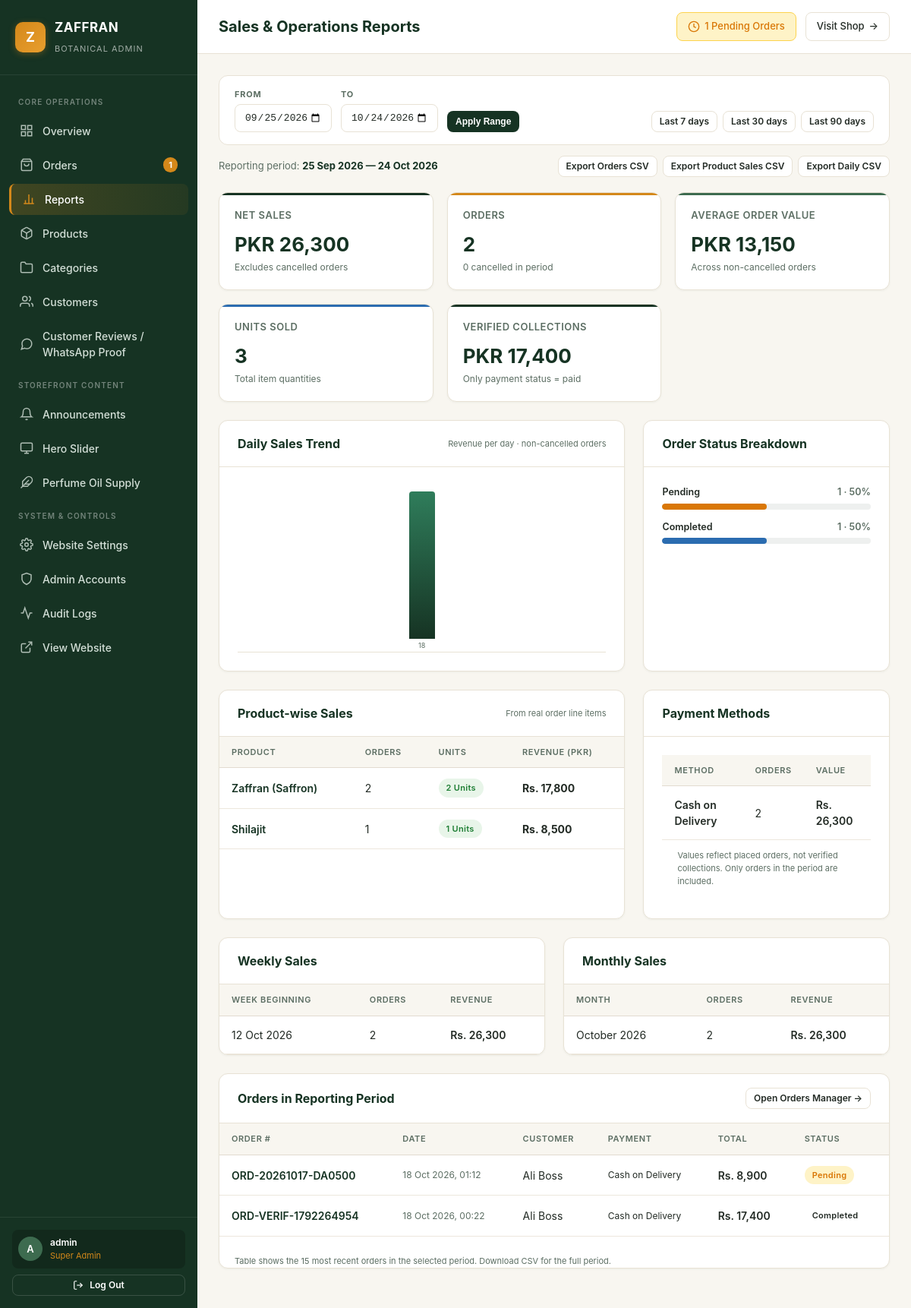
The page /admin/reports.php (signed in) on the database its author committed.
### tables this page shows
CREATE TABLE `orders` (
  `id` int(10) unsigned NOT NULL AUTO_INCREMENT,
  `order_number` varchar(60) NOT NULL,
  `access_token` varchar(64) DEFAULT NULL,
  `idempotency_key` varchar(64) DEFAULT NULL,
  `user_id` int(10) unsigned DEFAULT NULL,
  `customer_name` varchar(150) NOT NULL,
  `customer_email` varchar(191) NOT NULL,
  `customer_phone` varchar(30) NOT NULL,
  `delivery_address` text DEFAULT NULL,
  `city` varchar(100) DEFAULT NULL,
  `province` varchar(100) DEFAULT NULL,
  `postal_code` varchar(30) DEFAULT NULL,
  `subtotal` decimal(12,2) NOT NULL,
  `shipping_fee` decimal(12,2) NOT NULL DEFAULT 0.00,
  `discount_total` decimal(12,2) NOT NULL DEFAULT 0.00,
  `grand_total` decimal(12,2) NOT NULL DEFAULT 0.00,
  `total_amount` decimal(12,2) NOT NULL,
  `payment_method` varchar(50) NOT NULL DEFAULT 'cod',
  `order_status` varchar(50) NOT NULL DEFAULT 'pending',
  `currency` varchar(10) NOT NULL DEFAULT 'PKR',
  `payment_status` varchar(50) NOT NULL DEFAULT 'pending',
  `delivery_address_json` longtext NOT NULL,
  `notes` text DEFAULT NULL,
  `created_at` datetime NOT NULL DEFAULT current_timestamp(),
  `updated_at` datetime NOT NULL DEFAULT current_timestamp() ON UPDATE current_timestamp(),
  PRIMARY KEY (`id`),
  UNIQUE KEY `order_number` (`order_number`),
  UNIQUE KEY `uq_orders_access_token` (`access_token`),
  UNIQUE KEY `uq_orders_idempotency` (`idempotency_key`),
  KEY `idx_order_user` (`user_id`),
  KEY `idx_order_num` (`order_number`),
  CONSTRAINT `orders_ibfk_1` FOREIGN KEY (`user_id`) REFERENCES `users` (`id`)
);

### admin/reports.php (the view, shortened to what the rows shown need)
<?php
$db = getDbConnection();
$today = date('Y-m-d');
$defaultFrom = date('Y-m-d', strtotime('-29 days'));
$fromInput = trim($_GET['from'] ?? $defaultFrom);
$toInput = trim($_GET['to'] ?? $today);
function parseReportDate(string $value): ?string {
    $dt = DateTime::createFromFormat('Y-m-d', $value);
    return ($dt && $dt->format('Y-m-d') === $value) ? $value : null;
}
$from = parseReportDate($fromInput) ?? $defaultFrom;
$to = parseReportDate($toInput) ?? $today;
$paymentStmt = $db->prepare("SELECT payment_method, COUNT(*) AS cnt, COALESCE(SUM(grand_total), 0) AS revenue
    FROM orders WHERE DATE(created_at) BETWEEN ? AND ? AND order_status != 'cancelled'
    GROUP BY payment_method ORDER BY cnt DESC");
$paymentStmt->execute([$from, $to]);
$paymentRows = $paymentStmt->fetchAll();
$recentStmt = $db->prepare("SELECT id, order_number, customer_name, grand_total, order_status, payment_status, payment_method, created_at
    FROM orders WHERE DATE(created_at) BETWEEN ? AND ?
    ORDER BY created_at DESC LIMIT 15");
$recentStmt->execute([$from, $to]);
$recentOrders = $recentStmt->fetchAll();
require_once __DIR__ . '/header.php';
$paymentLabels = ['cod' => 'Cash on Delivery', 'bank_transfer' => 'Manual Bank Transfer'];
?>
<div class="report-grid">
  <div class="admin-card">
    <div class="admin-card-body" style="padding: 0;">
      <div class="table-responsive">
        <table class="admin-table">
          <thead>
            <tr><th>Product</th><th>Orders</th><th>Units</th><th>Revenue (PKR)</th></tr>
          </thead>
        </table>
      </div>
    </div>
  </div>
  <div class="admin-card">
    <div class="admin-card-body">
      <?php if (empty($paymentRows)): ?>
        <div class="report-empty">No payment records in this period.</div>
      <?php else: ?>
        <table class="admin-table">
          <thead><tr><th>Method</th><th>Orders</th><th>Value</th></tr></thead>
        </table>
      <?php endif; ?>
    </div>
  </div>
</div>
<div class="report-grid report-grid-sales">
  <div class="admin-card">
    <div class="admin-card-body" style="padding: 0;">
      <table class="admin-table">
        <thead><tr><th>Week Beginning</th><th>Orders</th><th>Revenue</th></tr></thead>
      </table>
    </div>
  </div>
  <div class="admin-card">
    <div class="admin-card-body" style="padding: 0;">
      <table class="admin-table">
        <thead><tr><th>Month</th><th>Orders</th><th>Revenue</th></tr></thead>
      </table>
    </div>
  </div>
</div>
<div class="admin-card">
  <div class="admin-card-body" style="padding: 0;">
    <div class="table-responsive">
      <table class="admin-table">
        <thead>
          <tr><th>Order #</th><th>Date</th><th>Customer</th><th>Payment</th><th>Total</th><th>Status</th></tr>
        </thead>
        <tbody>
          <?php if (empty($recentOrders)): ?>
            <tr><td colspan="6" class="report-empty-cell">No orders recorded in this period.</td></tr>
          <?php else: ?>
            <?php foreach ($recentOrders as $ord): ?>
              <tr>
                <td><a href="order-details.php?id=<?php echo (int)$ord['id']; ?>" style="font-weight: 600; color: var(--admin-forest); text-decoration: none;"><?php echo htmlspecialchars($ord['order_number']); ?></a></td>
                <td style="font-size: 12px; color: var(--admin-text-muted);"><?php echo date('d M Y, H:i', strtotime($ord['created_at'])); ?></td>
                <td><?php echo htmlspecialchars($ord['customer_name']); ?></td>
                <td style="font-size: 12px;"><?php echo htmlspecialchars($paymentLabels[$ord['payment_method']] ?? ucfirst($ord['payment_method'])); ?></td>
                <td style="font-weight: 600;">Rs. <?php echo number_format((float)$ord['grand_total'], 0); ?></td>
                <td><span class="badge badge-<?php echo htmlspecialchars($ord['order_status']); ?>"><?php echo htmlspecialchars($ord['order_status']); ?></span></td>
              </tr>
            <?php endforeach; ?>
          <?php endif; ?>
        </tbody>
      </table>
    </div>
  </div>
</div>
<?php require_once __DIR__ . '/footer.php'; ?>

### rows shown on the page
orders: order_number "ORD-20261017-DA0500", created_at "18 Oct 2026, 01:12", customer_name "Ali Boss", payment_method "Cash on Delivery", grand_total "8,900", order_status "Pending"
orders: order_number "ORD-VERIF-1792264954", created_at "18 Oct 2026, 00:22", customer_name "Ali Boss", payment_method "Cash on Delivery", grand_total "17,400", order_status "Completed"

### other values the page prints
$pendingOrdersCount "1"
substr($currentAdmin['username'], 0, 1) "A"
$currentAdmin['username'] "admin"
str_replace('_', ' ', $currentAdmin['role']) "Super Admin"
$pageTitle "Sales & Operations Reports"
$periodLabel "25 Sep 2026 — 24 Oct 2026"
$netSummary['gross'] "26,300"
$netSummary['cnt'] "2"
$summary['cancelled_orders'] "0"
$netSummary['aov'] "13,150"
$unitsSold "3"
$summary['collected_revenue'] "17,400"
date('d', strtotime($row['day'])) "18"
$statusLabels[$row['order_status']] "Pending"
$row['cnt'] "1"
